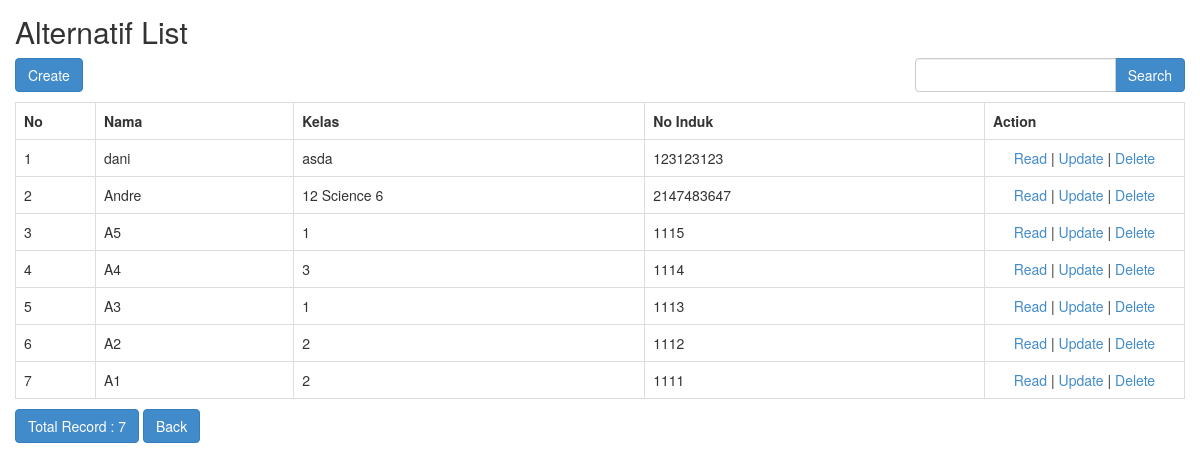
The page /index.php/alternatif on the database its author committed.
### tables this page shows
CREATE TABLE `alternatif` (
  `id` int(11) NOT NULL,
  `nama` varchar(50) NOT NULL,
  `kelas` varchar(20) NOT NULL,
  `no_induk` int(11) NOT NULL
);

### application/controllers/Alternatif.php (called while the page is built, shortened)
<?php
class Alternatif extends CI_Controller
{
    function __construct()
    {
        $this->load->model('Alternatif_model');
        $this->load->library('form_validation');
    }
    public function index()
    {
        $q = urldecode($this->input->get('q', TRUE));
        $start = intval($this->input->get('start'));
        if ($q <> '') {
            $config['base_url'] = base_url() . 'alternatif/index.html?q=' . urlencode($q);
            $config['first_url'] = base_url() . 'alternatif/index.html?q=' . urlencode($q);
        } else {
            $config['base_url'] = base_url() . 'alternatif/index.html';
            $config['first_url'] = base_url() . 'alternatif/index.html';
        }
        $config['per_page'] = 10;
        $config['page_query_string'] = TRUE;
        $config['total_rows'] = $this->Alternatif_model->total_rows($q);
        $alternatif = $this->Alternatif_model->get_limit_data($config['per_page'], $start, $q);
        $this->load->library('pagination');
        $this->pagination->initialize($config);
        $data = array(
            'alternatif_data' => $alternatif,
            'q' => $q,
            'pagination' => $this->pagination->create_links(),
            'total_rows' => $config['total_rows'],
            'start' => $start,
        );
        $this->load->view('alternatif/alternatif_list', $data);
    }
}

### index.php (called while the page is built, shortened)
<?php
require_once BASEPATH.'core/CodeIgniter.php';

### application/config/config.php (called while the page is built, shortened)
<?php
$config['base_url']    = 'http://osn-topsis.test/';
$config['index_page'] = 'index.php';
$config['uri_protocol'] = "REQUEST_URI";
$config['url_suffix'] = '.html';
$config['language']	= 'english';
$config['charset'] = 'UTF-8';
$config['enable_hooks'] = FALSE;
$config['subclass_prefix'] = 'MY_';
$config['composer_autoload'] = FALSE;
$config['permitted_uri_chars'] = 'a-z 0-9~%.:_\-';
$config['enable_query_strings'] = FALSE;
$config['controller_trigger'] = 'c';
$config['function_trigger'] = 'm';
$config['directory_trigger'] = 'd';
$config['allow_get_array'] = TRUE;
$config['log_threshold'] = 0;
$config['log_path'] = '';
$config['log_file_extension'] = '';
$config['log_file_permissions'] = 0644;
$config['log_date_format'] = 'Y-m-d H:i:s';
$config['error_views_path'] = '';
$config['cache_path'] = '';
$config['cache_query_string'] = FALSE;
$config['encryption_key'] = 'randomstring';
$config['sess_driver'] = 'files';
$config['sess_cookie_name'] = 'ci_session';
$config['sess_expiration'] = 7200;
$config['sess_save_path'] = sys_get_temp_dir();
$config['sess_match_ip'] = FALSE;
$config['sess_time_to_update'] = 300;
$config['sess_regenerate_destroy'] = FALSE;
$config['cookie_prefix']	= '';
$config['cookie_domain']	= '';
$config['cookie_path']		= '/';
$config['cookie_secure']	= FALSE;
$config['cookie_httponly'] 	= FALSE;
$config['standardize_newlines'] = FALSE;
$config['global_xss_filtering'] = FALSE;
$config['csrf_protection'] = FALSE;
$config['csrf_token_name'] = 'csrf_test_name';
$config['csrf_cookie_name'] = 'csrf_cookie_name';
$config['csrf_expire'] = 7200;
$config['csrf_regenerate'] = TRUE;
$config['csrf_exclude_uris'] = array();
$config['compress_output'] = FALSE;
$config['time_reference'] = 'local';
$config['rewrite_short_tags'] = FALSE;
$config['proxy_ips'] = '';

### application/models/Alternatif_model.php (called while the page is built, shortened)
<?php
class Alternatif_model extends CI_Model
{
    public $table = 'alternatif';
    public $id = 'id';
    public $order = 'DESC';
    function total_rows($q = NULL) {
        $this->db->like('id', $q);
	$this->db->or_like('nama', $q);
	$this->db->or_like('kelas', $q);
	$this->db->or_like('no_induk', $q);
	$this->db->from($this->table);
        return $this->db->count_all_results();
    }
    function get_limit_data($limit, $start = 0, $q = NULL) {
        $this->db->order_by($this->id, $this->order);
        $this->db->like('id', $q);
	$this->db->or_like('nama', $q);
	$this->db->or_like('kelas', $q);
	$this->db->or_like('no_induk', $q);
	$this->db->limit($limit, $start);
        return $this->db->get($this->table)->result();
    }
}

### application/views/alternatif/alternatif_list.php (the view, shortened to what this page needs)
<!doctype html>
<html>
    <head>
        <link rel="stylesheet" href="<?php echo base_url('assets/bootstrap/css/bootstrap.min.css') ?>"/>
    </head>
    <body>
        <h2 style="margin-top:0px">Alternatif List</h2>
        <div class="row" style="margin-bottom: 10px">
            <div class="col-md-4">
                <?php echo anchor(site_url('alternatif/create'),'Create', 'class="btn btn-primary"'); ?>
            </div>
            <div class="col-md-4 text-center">
            </div>
            <div class="col-md-1 text-right">
            </div>
            <div class="col-md-3 text-right">
                <form action="<?php echo site_url('alternatif/index'); ?>" class="form-inline" method="get">
                    <div class="input-group">
                        <input type="text" class="form-control" name="q" value="<?php echo $q; ?>">
                        <span class="input-group-btn">
                          <button class="btn btn-primary" type="submit">Search</button>
                        </span>
                    </div>
                </form>
            </div>
        </div>
        <table class="table table-bordered" style="margin-bottom: 10px">
            <tr>
                <th>No</th>
		<th>Nama</th>
		<th>Kelas</th>
		<th>No Induk</th>
		<th>Action</th>
            </tr><?php
            foreach ($alternatif_data as $alternatif)
            {
                ?>
                <tr>
			<td width="80px"><?php echo ++$start ?></td>
			<td><?php echo $alternatif->nama ?></td>
			<td><?php echo $alternatif->kelas ?></td>
			<td><?php echo $alternatif->no_induk ?></td>
			<td style="text-align:center" width="200px">
				<?php
				echo anchor(site_url('alternatif/read/'.$alternatif->id),'Read');
				echo ' | ';
				echo anchor(site_url('alternatif/update/'.$alternatif->id),'Update');
				echo ' | ';
				echo anchor(site_url('alternatif/delete/'.$alternatif->id),'Delete','onclick="javasciprt: return confirm(\'Are You Sure ?\')"');
				?>
			</td>
		</tr>
                <?php
            }
            ?>
        </table>
        <div class="row">
            <div class="col-md-6">
                <a href="#" class="btn btn-primary">Total Record : <?php echo $total_rows ?></a>
		<?php echo anchor(site_url(''), 'Back', 'class="btn btn-primary"'); ?>
	    </div>
            <div class="col-md-6 text-right">
            </div>
        </div>
    </body>
</html>

### application/views/alternatif/alternatif_list.php (style rules this page uses)
body { padding: 15px; }

### rows shown on the page
alternatif: nama "dani", kelas "asda", no_induk "123123123", id "Read", id "Update", id "Delete"
alternatif: nama "Andre", kelas "12 Science 6", no_induk "2147483647", id "Read", id "Update", id "Delete"
alternatif: nama "A5", kelas "1", no_induk "1115", id "Read", id "Update", id "Delete"
alternatif: nama "A4", kelas "3", no_induk "1114", id "Read", id "Update", id "Delete"
alternatif: nama "A3", kelas "1", no_induk "1113", id "Read", id "Update", id "Delete"
alternatif: nama "A2", kelas "2", no_induk "1112", id "Read", id "Update", id "Delete"
alternatif: nama "A1", kelas "2", no_induk "1111", id "Read", id "Update", id "Delete"

### other values the page prints
$total_rows "7"
anchor(site_url(''), 'Back', 'class="btn btn-primary"') "Back"
